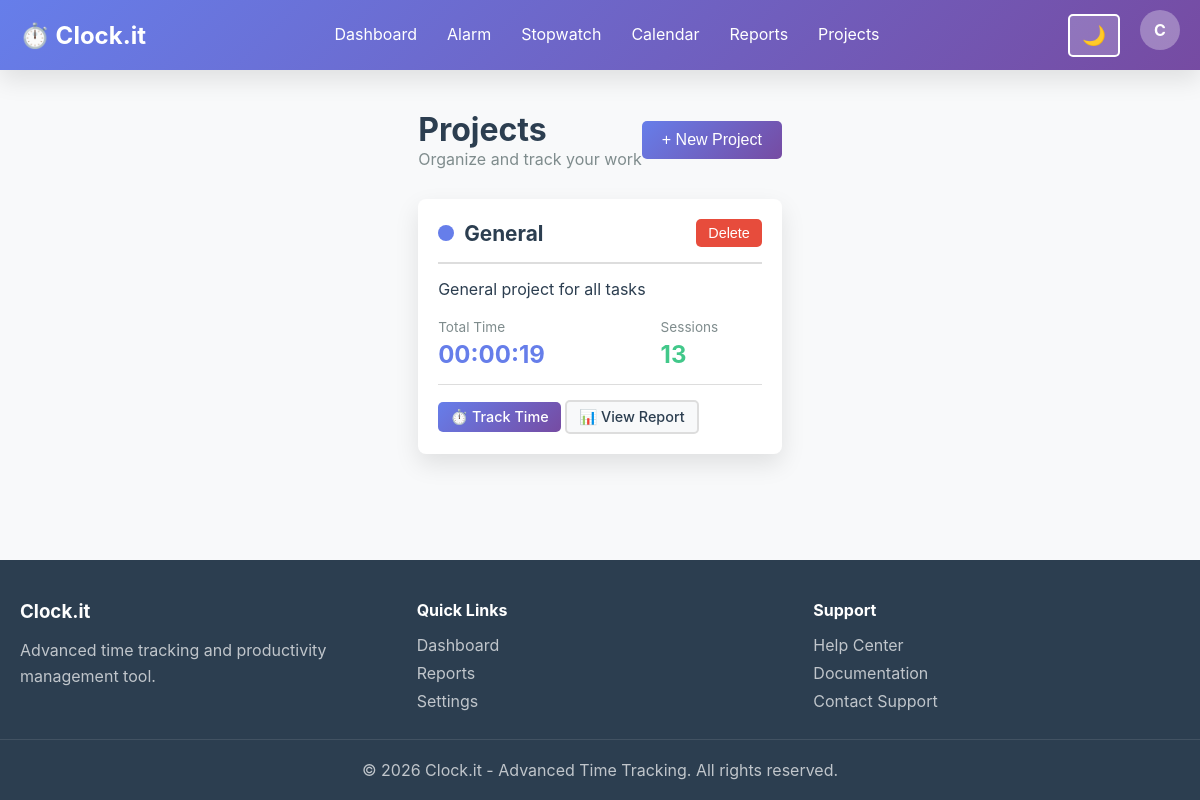
Screenshot of /projects.php (signed in) with the database file from the repository.
### tables this page shows
CREATE TABLE users (
                id INTEGER PRIMARY KEY AUTOINCREMENT,
                email TEXT UNIQUE NOT NULL,
                password_hash TEXT NOT NULL,
                full_name TEXT,
                created_at DATETIME DEFAULT CURRENT_TIMESTAMP,
                updated_at DATETIME DEFAULT CURRENT_TIMESTAMP,
                is_admin INTEGER DEFAULT 0,
                theme TEXT DEFAULT 'light',
                notifications_enabled INTEGER DEFAULT 1
            );

CREATE TABLE projects (
                id INTEGER PRIMARY KEY AUTOINCREMENT,
                user_id INTEGER NOT NULL,
                name TEXT NOT NULL,
                description TEXT,
                color TEXT DEFAULT '#667eea',
                is_active INTEGER DEFAULT 1,
                created_at DATETIME DEFAULT CURRENT_TIMESTAMP,
                FOREIGN KEY(user_id) REFERENCES users(id) ON DELETE CASCADE
            );

### config/database.php (called while the page is built, shortened)
<?php
class Database {
    private static $instance = null;
    private $connection;
    private $dbType = 'sqlite';
    private $dbPath;
    private function __construct() {
        if ($this->dbType === 'sqlite') {
            $this->dbPath = dirname(__DIR__) . '/data/clock-it.db';
        }
    }
    private function connectSQLite() {
        try {
            $this->connection = new PDO('sqlite:' . $this->dbPath);
            $this->connection->setAttribute(PDO::ATTR_ERRMODE, PDO::ERRMODE_EXCEPTION);
        } catch (PDOException $e) {
            die('Database connection failed: ' . $e->getMessage());
        }
    }
    public static function getInstance() {
        if (self::$instance === null) {
            self::$instance = new self();
        }
        return self::$instance;
    }
    public function query($sql, $params = []) {
        $stmt = $this->connection->prepare($sql);
        $stmt->execute($params);
        return $stmt;
    }
    public function fetch($sql, $params = []) {
        return $this->query($sql, $params)->fetch(PDO::FETCH_ASSOC);
    }
    public function fetchAll($sql, $params = []) {
        return $this->query($sql, $params)->fetchAll(PDO::FETCH_ASSOC);
    }
}
?>

### config/init.php (called while the page is built, shortened)
<?php
require_once dirname(__FILE__) . '/database.php';
require_once dirname(__FILE__) . '/html-helper.php';
function isAuthenticated() {
    return isset($_SESSION['user_id']) && isset($_SESSION['user_email']);
}
function getCurrentUser() {
    $db = Database::getInstance();
    return $db->fetch("SELECT id, email, full_name, is_admin, theme FROM users WHERE id = ?", [$_SESSION['user_id']]);
}
function formatDuration($seconds) {
    $hours = floor($seconds / 3600);
    $minutes = floor(($seconds % 3600) / 60);
    $secs = $seconds % 60;
    return sprintf('%02d:%02d:%02d', $hours, $minutes, $secs);
}
?>

### projects.php (the view, shortened to what this page needs)
<?php
require_once 'config/init.php';
$user = getCurrentUser();
$userId = $_SESSION['user_id'];
$db = Database::getInstance();
$projects = $db->fetchAll(
    "SELECT p.*, COUNT(ts.id) as session_count, SUM(ts.duration_seconds) as total_time
     FROM projects p
     LEFT JOIN time_sessions ts ON p.id = ts.project_id
     WHERE p.user_id = ?
     GROUP BY p.id
     ORDER BY p.created_at DESC",
    [$userId]
);
?>
<?php HTMLHelper::renderHeader('Projects', $user); ?>
<body class="<?php echo $user['theme'] === 'dark' ? 'dark-theme' : 'light-theme'; ?>">
    <?php HTMLHelper::renderNavigation('projects', $user); ?>
    <div class="container">
        <div style="display: flex; justify-content: space-between; align-items: center; margin-bottom: 30px;">
            <div>
                <h1>Projects</h1>
                <p class="text-muted">Organize and track your work</p>
            </div>
            <button class="btn btn-primary" onclick="showCreateModal()">+ New Project</button>
        </div>
        <?php if (empty($projects)): ?>
            <div class="card" style="text-align: center; padding: 60px 20px;">
                <h2>No projects yet</h2>
                <p class="text-muted">Create your first project to organize your time tracking</p>
                <button class="btn btn-primary" onclick="showCreateModal()" style="margin-top: 20px;">Create Project</button>
            </div>
        <?php else: ?>
            <div class="row">
                <?php foreach ($projects as $project): ?>
                    <div class="card">
                        <div class="card-header">
                            <div style="display: flex; align-items: center; gap: 10px; flex: 1;">
                                <div style="width: 16px; height: 16px; border-radius: 50%; background: <?php echo htmlspecialchars($project['color']); ?>;"></div>
                                <h3 class="card-title" style="margin: 0;">
                                    <?php echo htmlspecialchars($project['name']); ?>
                                </h3>
                            </div>
                            <form method="POST" style="margin: 0;">
                                <button type="submit" class="btn btn-danger btn-sm" onclick="return confirm('Delete this project?')">Delete</button>
                            </form>
                        </div>
                        <div class="card-body">
                            <?php if ($project['description']): ?>
                                <p><?php echo htmlspecialchars($project['description']); ?></p>
                            <?php endif; ?>
                            <div style="display: grid; grid-template-columns: 2fr 1fr; gap: 20px; margin-top: 20px;">
                                <div>
                                    <div class="text-muted" style="font-size: 0.85rem; margin-bottom: 5px;">Total Time</div>
                                    <div style="font-size: 1.5rem; font-weight: bold; color: #667eea;">
                                        <?php echo formatDuration($project['total_time'] ?? 0); ?>
                                    </div>
                                </div>
                                <div>
                                    <div class="text-muted" style="font-size: 0.85rem; margin-bottom: 5px;">Sessions</div>
                                    <div style="font-size: 1.5rem; font-weight: bold; color: #42c88a;">
                                        <?php echo $project['session_count'] ?? 0; ?>
                                    </div>
                                </div>
                            </div>
                        </div>
                        <div class="card-footer">
                            <a href="stopwatch.php?project=<?php echo $project['id']; ?>" class="btn btn-primary btn-sm">
                                ⏱️ Track Time
                            </a>
                            <a href="reports.php?project=<?php echo $project['id']; ?>" class="btn btn-secondary btn-sm">
                                📊 View Report
                            </a>
                        </div>
                    </div>
                <?php endforeach; ?>
            </div>
        <?php endif; ?>
    </div>
    <?php HTMLHelper::renderFooter(); ?>
</body>
</html>

### config/html-helper.php (shortened to what this page needs)
<?php
class HTMLHelper {
    public static function renderHeader($title, $user = null) {
        $theme = $user && isset($user['theme']) ? $user['theme'] : 'light';
        $baseUrl = defined('BASE_URL') ? BASE_URL : '';
        echo <<<HTML
<!DOCTYPE html>
<html lang="en" data-theme="$theme" data-base-url="$baseUrl">
<head>
    <meta charset="UTF-8">
    <meta name="viewport" content="width=device-width, initial-scale=1.0">
    <meta http-equiv="X-UA-Compatible" content="IE=edge">
    <title>$title - Clock.it</title>
    <link rel="stylesheet" href="{$baseUrl}/assets/css/style.css">
    <link rel="stylesheet" href="{$baseUrl}/assets/css/responsive.css">
    <link rel="stylesheet" href="{$baseUrl}/assets/css/dark-mode.css">
</head>
<body class="$theme-theme">
HTML;
    }
    public static function renderNavigation($currentPage = '', $user = null) {
        $baseUrl = defined('BASE_URL') ? BASE_URL : '';
        $userEmail = $user ? htmlspecialchars($user['email']) : '';
        $userName = $user && $user['full_name'] ? htmlspecialchars($user['full_name']) : explode('@', $userEmail)[0];
        $userInitial = !empty($userName) ? $userName[0] : '?';
        echo <<<HTML
<nav class="navbar">
    <div class="navbar-container">
        <div class="navbar-brand">
            <a href="{$baseUrl}/dashboard.php" class="brand-logo">⏱️ Clock.it</a>
        </div>
        <ul class="navbar-menu" id="navMenu">
            <li><a href="{$baseUrl}/dashboard.php" class="nav-link $(currentPage === 'dashboard' ? 'active' : '')">Dashboard</a></li>
            <li><a href="{$baseUrl}/alarm.php" class="nav-link $(currentPage === 'alarm' ? 'active' : '')">Alarm</a></li>
            <li><a href="{$baseUrl}/stopwatch.php" class="nav-link $(currentPage === 'stopwatch' ? 'active' : '')">Stopwatch</a></li>
            <li><a href="{$baseUrl}/calendar.php" class="nav-link $(currentPage === 'calendar' ? 'active' : '')">Calendar</a></li>
            <li><a href="{$baseUrl}/reports.php" class="nav-link $(currentPage === 'reports' ? 'active' : '')">Reports</a></li>
            <li><a href="{$baseUrl}/projects.php" class="nav-link $(currentPage === 'projects' ? 'active' : '')">Projects</a></li>
HTML;
        echo <<<HTML
        </ul>
        <div class="navbar-end">
            <button id="themeToggle" class="theme-toggle" title="Toggle dark/light mode">
                <span id="themeIcon">🌙</span>
            </button>
            <div class="user-menu">
                <div class="user-avatar">$userInitial</div>
                <div class="user-dropdown">
                    <div class="user-info">
                        <div class="user-name">$userName</div>
                        <div class="user-email">$userEmail</div>
                    </div>
                    <hr>
                    <a href="{$baseUrl}/profile.php" class="dropdown-item">👤 Profile</a>
                    <a href="{$baseUrl}/settings.php" class="dropdown-item">⚙️ Settings</a>
                    <hr>
                    <a href="{$baseUrl}/logout.php" class="dropdown-item logout">🚪 Logout</a>
                </div>
            </div>
        </div>
        <button id="menuToggle" class="menu-toggle">☰</button>
    </div>
</nav>
HTML;
    }
    public static function renderFooter() {
        $year = date('Y');
        $baseUrl = defined('BASE_URL') ? BASE_URL : '';
        echo <<<HTML
<footer class="footer">
    <div class="footer-container">
        <div class="footer-section">
            <h3>Clock.it</h3>
            <p>Advanced time tracking and productivity management tool.</p>
        </div>
        <div class="footer-section">
            <h4>Quick Links</h4>
            <ul>
                <li><a href="{$baseUrl}/dashboard.php">Dashboard</a></li>
                <li><a href="{$baseUrl}/reports.php">Reports</a></li>
                <li><a href="{$baseUrl}/settings.php">Settings</a></li>
            </ul>
        </div>
        <div class="footer-section">
            <h4>Support</h4>
            <ul>
                <li><a href="{$baseUrl}/help.php">Help Center</a></li>
                <li><a href="{$baseUrl}/docs.php">Documentation</a></li>
                <li><a href="mailto:support@clock-it.local">Contact Support</a></li>
            </ul>
        </div>
    </div>
    <div class="footer-bottom">
        <p>&copy; $year Clock.it - Advanced Time Tracking. All rights reserved.</p>
    </div>
</footer>
<script>
    window.APP_BASE_URL = window.APP_BASE_URL || document.documentElement.dataset.baseUrl || '';
</script>
<script src="{$baseUrl}/assets/js/main.js"></script>
<script src="{$baseUrl}/assets/js/theme.js"></script>
</body>
</html>
HTML;
    }
}
?>

### assets/css/style.css (style rules this page uses)
:root { --primary: #667eea; --primary-dark: #764ba2; --secondary: #42c88a; --danger: #e74c3c; --warning: #f39c12; --info: #3498db; --success: #27ae60; --light: #ecf0f1; --dark: #2c3e50; --text-primary: #2c3e50; --text-secondary: #7f8c8d; --bg-primary: #ffffff; --bg-secondary: #f8f9fa; --border-color: #ddd; --shadow: 0 10px 25px rgba(0, 0, 0, 0.1); --shadow-lg: 0 20px 60px rgba(0, 0, 0, 0.15); --transition: all 0.3s ease; }
* { margin: 0; padding: 0; box-sizing: border-box; }
html, body { height: 100%; font-family: -apple-system, BlinkMacSystemFont, 'Segoe UI', 'Helvetica Neue', sans-serif; background: var(--bg-secondary); color: var(--text-primary); }
body { display: flex; flex-direction: column; min-height: 100vh; }
.navbar { background: linear-gradient(135deg, var(--primary) 0%, var(--primary-dark) 100%); color: white; padding: 0; box-shadow: var(--shadow); position: sticky; top: 0; z-index: 1000; }
.navbar-container { max-width: 1400px; margin: 0 auto; padding: 0 20px; display: flex; justify-content: space-between; align-items: center; height: 70px; }
.brand-logo { font-size: 1.5rem; font-weight: bold; text-decoration: none; color: white; display: flex; align-items: center; gap: 10px; transition: var(--transition); }
.navbar-menu { display: flex; list-style: none; gap: 0; }
.nav-link { color: white; text-decoration: none; padding: 25px 15px; transition: var(--transition); border-bottom: 3px solid transparent; display: inline-block; }
.navbar-end { display: flex; gap: 20px; align-items: center; }
.theme-toggle { background: rgba(255, 255, 255, 0.2); border: 2px solid white; color: white; padding: 8px 12px; border-radius: 5px; cursor: pointer; font-size: 1.2rem; transition: var(--transition); }
.user-menu { position: relative; padding-bottom: 10px; }
.user-menu::after { content: ''; position: absolute; top: 40px; left: 0; right: 0; height: 10px; pointer-events: auto; }
.user-avatar { width: 40px; height: 40px; border-radius: 50%; background: rgba(255, 255, 255, 0.3); display: flex; align-items: center; justify-content: center; cursor: pointer; font-weight: bold; transition: var(--transition); }
.container { max-width: 1400px; margin: 0 auto; padding: 30px 20px; flex: 1; }
.row { display: grid; grid-template-columns: repeat(auto-fit, minmax(300px, 1fr)); gap: 20px; }
.card { background: var(--bg-primary); border-radius: 8px; padding: 20px; box-shadow: var(--shadow); transition: var(--transition); }
.card-header { border-bottom: 2px solid var(--border-color); padding-bottom: 15px; margin-bottom: 15px; display: flex; justify-content: space-between; align-items: center; }
.card-title { font-size: 1.3rem; font-weight: bold; color: var(--text-primary); }
.card-body { flex: 1; }
.card-footer { border-top: 1px solid var(--border-color); padding-top: 15px; margin-top: 15px; }
.btn { display: inline-flex; align-items: center; justify-content: center; padding: 10px 20px; border: none; border-radius: 5px; font-size: 1rem; cursor: pointer; transition: var(--transition); text-decoration: none; gap: 8px; font-weight: 500; }
.btn-primary { background: linear-gradient(135deg, var(--primary) 0%, var(--primary-dark) 100%); color: white; }
.btn-secondary { background: var(--bg-secondary); color: var(--text-primary); border: 2px solid var(--border-color); }
.btn-danger { background: var(--danger); color: white; }
.btn-sm { padding: 6px 12px; font-size: 0.9rem; }
.footer { background: var(--dark); color: white; margin-top: auto; padding: 40px 0 20px; }
.footer-container { max-width: 1400px; margin: 0 auto; padding: 0 20px; display: grid; grid-template-columns: repeat(auto-fit, minmax(250px, 1fr)); gap: 30px; margin-bottom: 20px; }
.footer-section h3, .footer-section h4 { margin-bottom: 15px; }
.footer-section p { color: rgba(255, 255, 255, 0.7); line-height: 1.6; }
.footer-section ul { list-style: none; }
.footer-section a { color: rgba(255, 255, 255, 0.7); text-decoration: none; transition: var(--transition); display: inline-block; margin-bottom: 8px; }
.footer-bottom { border-top: 1px solid rgba(255, 255, 255, 0.1); text-align: center; padding-top: 20px; color: rgba(255, 255, 255, 0.7); }
.text-muted { color: var(--text-secondary); }

### assets/css/responsive.css (style rules this page uses)
@media (min-width: 1200px) { .container { padding: 40px 60px; } }
@media (min-width: 1200px) { .row { grid-template-columns: repeat(auto-fit, minmax(350px, 1fr)); } }

### rows the page displays
users: full_name "C"
projects: name "General", description "General project for all tasks", total_time "00:00:19", session_count "13"
